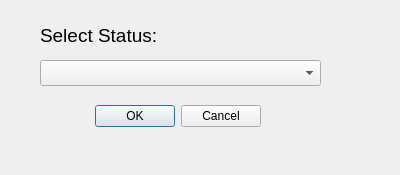
<?xml version="1.0" encoding="UTF-8"?>
<ui version="4.0">
 <class>ChangeStatus</class>
 <widget class="QDialog" name="ChangeStatus">
  <property name="geometry">
   <rect>
    <x>0</x>
    <y>0</y>
    <width>400</width>
    <height>175</height>
   </rect>
  </property>
  <property name="windowTitle">
   <string>Change Status</string>
  </property>
  <widget class="QDialogButtonBox" name="buttonBox">
   <property name="geometry">
    <rect>
     <x>90</x>
     <y>100</y>
     <width>171</width>
     <height>32</height>
    </rect>
   </property>
   <property name="orientation">
    <enum>Qt::Orientation::Horizontal</enum>
   </property>
   <property name="standardButtons">
    <set>QDialogButtonBox::StandardButton::Cancel|QDialogButtonBox::StandardButton::Ok</set>
   </property>
  </widget>
  <widget class="QComboBox" name="statuscomboBox">
   <property name="geometry">
    <rect>
     <x>40</x>
     <y>60</y>
     <width>281</width>
     <height>26</height>
    </rect>
   </property>
  </widget>
  <widget class="QLabel" name="label">
   <property name="geometry">
    <rect>
     <x>40</x>
     <y>20</y>
     <width>131</width>
     <height>31</height>
    </rect>
   </property>
   <property name="font">
    <font>
     <pointsize>14</pointsize>
    </font>
   </property>
   <property name="text">
    <string>Select Status:</string>
   </property>
  </widget>
 </widget>
 <resources/>
 <connections>
  <connection>
   <sender>buttonBox</sender>
   <signal>accepted()</signal>
   <receiver>ChangeStatus</receiver>
   <slot>accept()</slot>
   <hints>
    <hint type="sourcelabel">
     <x>248</x>
     <y>254</y>
    </hint>
    <hint type="destinationlabel">
     <x>157</x>
     <y>274</y>
    </hint>
   </hints>
  </connection>
  <connection>
   <sender>buttonBox</sender>
   <signal>rejected()</signal>
   <receiver>ChangeStatus</receiver>
   <slot>reject()</slot>
   <hints>
    <hint type="sourcelabel">
     <x>316</x>
     <y>260</y>
    </hint>
    <hint type="destinationlabel">
     <x>286</x>
     <y>274</y>
    </hint>
   </hints>
  </connection>
 </connections>
</ui>
